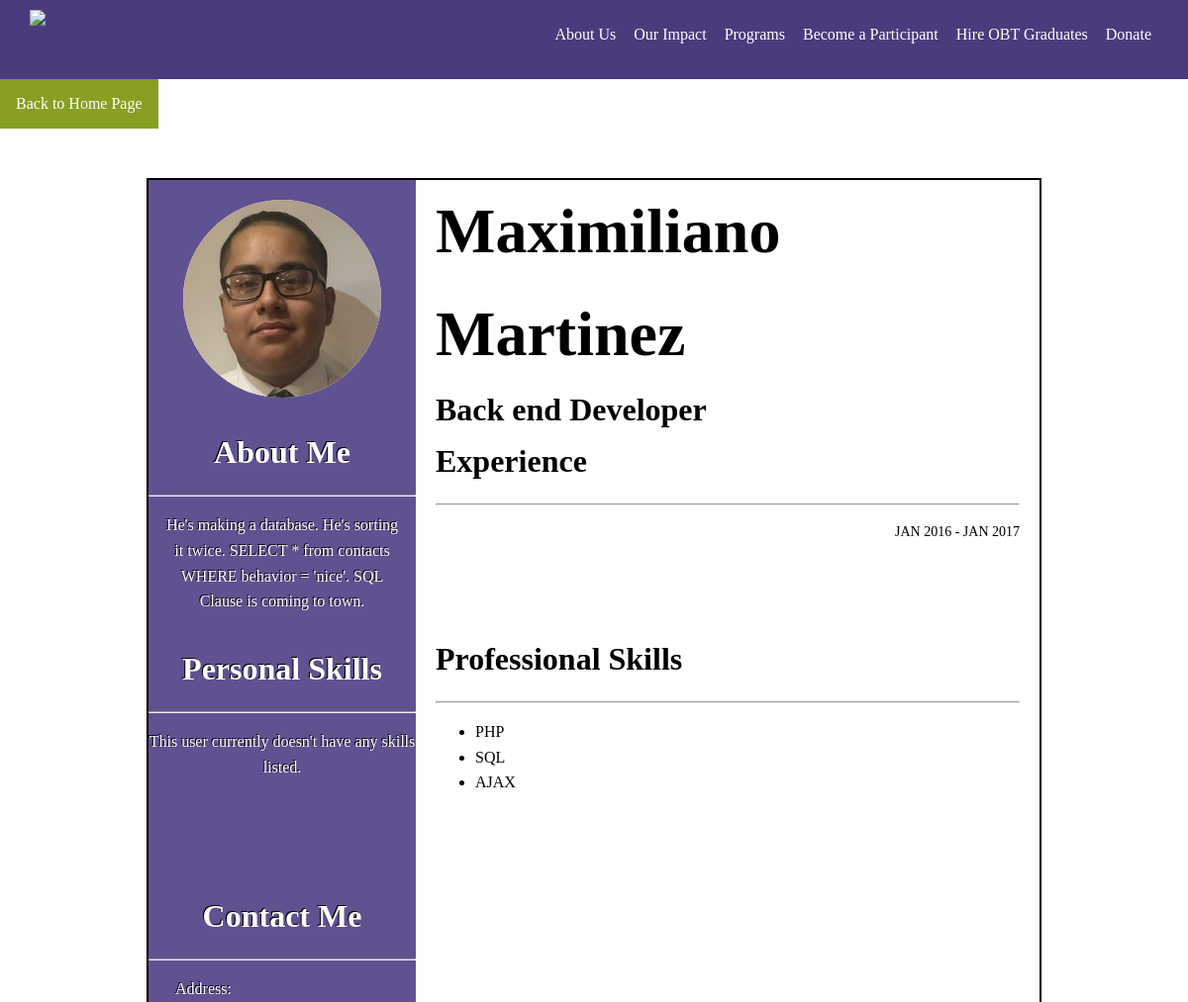
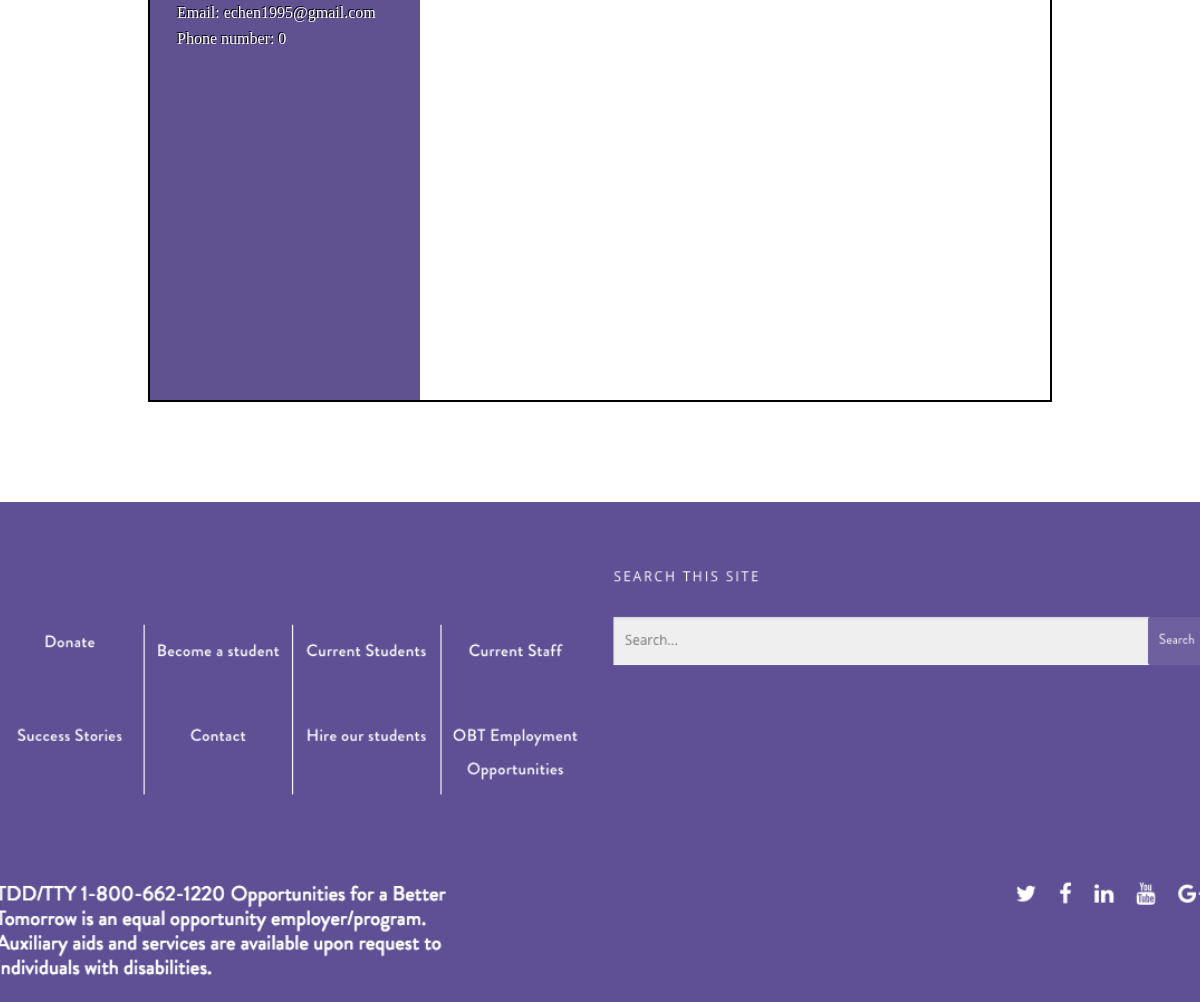
Screenshot of /profile.php?user=axm123 (signed in) with the database file from the repository (2 pictures, top to bottom).
### tables this page shows
CREATE TABLE `users` (
  `id` int(11) NOT NULL,
  `firstname` varchar(50) NOT NULL,
  `lastname` varchar(50) NOT NULL,
  `aspiring` varchar(255) DEFAULT NULL,
  `username` varchar(255) NOT NULL,
  `password` char(64) NOT NULL,
  `salt` char(16) NOT NULL,
  `email` varchar(255) NOT NULL,
  `github` varchar(50) NOT NULL,
  `linkedin` varchar(50) NOT NULL,
  `facebook` varchar(100) DEFAULT NULL,
  `twitter` varchar(100) DEFAULT NULL,
  `status` varchar(15) NOT NULL,
  `image` varchar(255) NOT NULL,
  `aboutme` varchar(200) DEFAULT NULL,
  `exploca1` varchar(50) DEFAULT NULL,
  `expdura1` varchar(50) DEFAULT NULL,
  `exptitle1` varchar(50) DEFAULT NULL,
  `expdesc1` varchar(100) DEFAULT NULL,
  `exploca2` varchar(30) DEFAULT NULL,
  `expdura2` varchar(50) DEFAULT NULL,
  `exptitle2` varchar(50) DEFAULT NULL,
  `expdesc2` varchar(100) DEFAULT NULL,
  `eduloca1` varchar(30) DEFAULT NULL,
  `edudura1` varchar(50) DEFAULT NULL,
  `edutitle1` varchar(50) DEFAULT NULL,
  `edudesc1` varchar(100) DEFAULT NULL,
  `eduloca2` varchar(30) DEFAULT NULL,
  `edudura2` varchar(50) DEFAULT NULL,
  `edutitle2` varchar(50) DEFAULT NULL,
  `edudesc2` varchar(100) DEFAULT NULL,
  `perskill1` varchar(50) DEFAULT NULL,
  `perskill2` varchar(50) DEFAULT NULL,
  `perskill3` varchar(50) DEFAULT NULL,
  `perskill4` varchar(50) DEFAULT NULL,
  `proskill1` varchar(50) DEFAULT NULL,
  `proskill2` varchar(50) DEFAULT NULL,
  `proskill3` varchar(50) DEFAULT NULL,
  `proskill4` varchar(50) DEFAULT NULL,
  `proskill5` varchar(50) DEFAULT NULL,
  `proskill6` varchar(50) DEFAULT NULL,
  `address` varchar(50) NOT NULL,
  `phone` int(11) NOT NULL
);

### app/functions.php (called while the page is built)
<?php
function e($text) {
	return htmlspecialchars($text, ENT_QUOTES | ENT_HTML5, 'UTF-8');
}
?>

### app/views/pages/profile.php (the view, shortened to what this page needs)
<?php require VIEW_ROOT . '/templates/header.php'; ?>
<link rel="stylesheet" type="text/css" href="<?php echo BASE_URL; ?>/css/profile.css">
<a href="<?php echo BASE_URL; ?>"><button class="dropbtn">Back to Home Page</button></a>
	<div class="container">
		<div class="content-container">
			<div class="container-left">
				<div class="left profile-picture">
				     <div class="image-container">
                        <?php if(empty($users['image'])): ?>
                            <img src="https://www.watch2gether.com/assets/w2guser-default-4cd04e39cfd59017ebad065028b8af9dfca8499a45a7b19ec20b1c478a751a77.png" alt="avatar" class="img-circle" />
                        <?php else: ?>
                            <img class="img-circle" src="<?php echo BASE_URL; ?>/uploads/<?php echo $users['image']; ?>">
                        <?php endif; ?>
                    </div>
				</div>
				<div class="left about-container">
					<div class="about-me">
						<div class="about-me_head">
							<h1>About Me<hr></h1>
						</div>
						<div class="about-me_text">
							<?php if(isset($users['aboutme'])): ?>
								<p><?php echo $users['aboutme']; ?></p>
							<?php else: ?>
								<p>Coming Soon</p>
							<?php endif; ?>
						</div>
					</div>
				</div>
				<div class="left perskills-container">
					<div class="person-skills">
						<div class="perskills_head">
								<h1>Personal Skills<hr></h1>
						</div>
						<div class="perskills_text">
							<?php $perskills = $users['perskill1'] || $users['perskill2'] || $users['perskill3'] || $users['perskill4'] ;  ?>
							<?php if(!empty($perskills)): ?>
							<ul>
								<?php if(isset($users['perskill1'])): ?>
									<li><?php echo $users['perskill1'];  ?></li>
								<?php endif;  ?>
								<?php if(isset($users['perskill2'])): ?>
									<li><?php echo $users['perskill2'];  ?></li>
								<?php endif;  ?>
								<?php if(isset($users['perskill3'])): ?>
									<li><?php echo $users['perskill3'];  ?></li>
								<?php endif;  ?>
								<?php if(isset($users['perskill4'])): ?>
									<li><?php echo $users['perskill4'];  ?></li>
								<?php endif;  ?>
							</ul>
							<?php else: ?>
								<p>This user currently doesn't have any skills listed.</p>
							<?php endif; ?>
						</div>
					</div>
				</div>
				<div class="left contact-container">
					<div class="contact-me">
						<div class="contact-me_head">
								<h1>Contact Me<hr></h1>
						</div>
						<div class="contact-me_text">
							<ul>
								<?php if(isset($users['address'])): ?>
									<li> Address: <?php echo $users['address'];  ?> <br></li>
								<?php endif;  ?>
								<li>Email: <?php echo e($_SESSION['user']['email'], ENT_QUOTES, 'UTF-8'); ?> <br></li>
								<?php if(isset($users['address'])): ?>
									<li> Phone number: <?php echo $users['phone'];  ?> <br></li>
								<?php endif;  ?>
							</ul>
						</div>
					</div>
				</div>
			</div>
			<div class="container-right">
				<div class="right-content">
					<div class="profile-header">
						<div class="profile_head">
							<h1><?php echo ucwords($users['firstname']." ". $users['lastname']); ?> </h1>
							<h1><?php echo $users['aspiring'] ?></h1>
						</div>
						</div>
					<div class="section experience-container">
						<h1>Experience<hr></h1>
						<div class="exp-cont">
							<div class="title_duration exp-title_exp-dura">
								<div class="duration exp-dura">
									<p>JAN 2016 - JAN 2017</p>
								</div>
							</div>
						</div>
					</div>
					<div class="section profskills-container">
						<h1>Professional Skills <hr></h1>
						<div class="profskill-list">
							<div class="list-container">
								<?php $proskill = $users ['proskill1'] || $users ['proskill2'] || $users ['proskill3'] || $users ['proskill4'] || $users ['proskill5'] || $users ['proskill6']; ?>
								<?php if(!empty($proskill)): ?>
									<ul>
										<?php if(isset($users['proskill1'])):  ?>
											<li><?php echo $users['proskill1'];  ?></li>
										<?php endif; ?>
										<?php if(isset($users['proskill2'])):  ?>
											<li><?php echo $users['proskill2'];  ?></li>
										<?php endif; ?>
										<?php if(isset($users['proskill3'])):  ?>
											<li><?php echo $users['proskill3'];  ?></li>
										<?php endif; ?>
									</ul>
								<?php else:  ?>
									<p>This user currently doesn't have any skill listed</p>
								<?php endif; ?>
							</div>
						</div>
					</div>
				</div>
			</div>
		</div>
	</div>
<?php require VIEW_ROOT . '/templates/footer.php'; ?>

### css/style.css (style rules this page uses)
html,body,h1,h3,h5,p { margin: 0; padding:0; }
a:link, a:visited, a:hover, a:active { text-decoration:none; color:initial; cursor:pointer; background:initial; }
.container { width:100%; height:auto; margin:0; padding:0; }
.dropbtn, .signup button { background:#238f23; color: white; padding: 16px; font-size: 16px; border: none; cursor: pointer; }

### css/profile.css (style rules this page uses)
* { font-family:'PT Sans Narrow'; }
html,body,p { margin:0;padding:0; }
.container { margin-top:50px; background:transparent; }
.content-container { width:75%; min-width:575px; max-width:1400px; background:transparent; margin:auto; border:2px solid black; line-height:1.618; }
.container-left { width:30%; float:left; min-height:1231px; background:rgba(96,81,145,1); color:#FFF; text-align:center; text-shadow:-1px -1px #000; }
.left { display:block; }
.image-container { width:200px; height:200px; margin:auto; padding-top:20px; border-radius:100%; }
.image-container img { max-width:100%; max-height:100%; min-width:100%; min-height:100%; border-radius:100%; background:white; }
.about-me { padding:30px 0; }
.about-me_text p { width:90%; margin:auto; }
.perskills-container { min-height:250px; }
.contact-me_text ul { width:80%; min-width:150px; min-height:200px; margin:0 auto; padding:0; text-align:justify; }
.contact-me_text ul li { width:100%; list-style:none; }
.container-right { width:70%; float:left; background:transparent; min-height:1231px; text-shadow:-1px -1px #FFF; }
.right-content { min-height:1231px; padding:0 20px; }
.dropbtn { background-color: rgb(136,159,34); color: white; padding: 16px; font-size: 16px; border: none; cursor: pointer; }
.section { min-height:200px; }
.profile_head h1 { margin:0; }
.profile_head h1:nth-child(1) { font-size:64px; }
.exp-cont,.edu-cont { min-height:100px; }
.title_duration { font-size:16px; }
.duration { float:right; font-size:14px; }
.profskill-list .list-container ul { list-style-type:disc; }

### rows the page displays
users: image (picture), aboutme "He's making a database. He's sorting it twice. SELECT * from contacts WHERE behavior = 'nice'. SQL Clause is coming to town.", phone "0", firstname+lastname "Maximiliano Martinez", aspiring "Back end Developer", proskill1 "PHP", proskill2 "SQL", proskill3 "AJAX"

### other values shown
$_SESSION['user']['email'] "echen1995@gmail.com"
